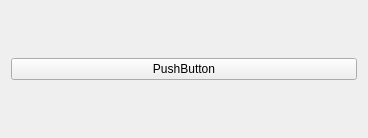
<?xml version="1.0" encoding="UTF-8"?>
<ui version="4.0">
 <class>ClientField</class>
 <widget class="QWidget" name="ClientField">
  <property name="geometry">
   <rect>
    <x>0</x>
    <y>0</y>
    <width>368</width>
    <height>138</height>
   </rect>
  </property>
  <property name="windowTitle">
   <string>Form</string>
  </property>
  <layout class="QGridLayout" name="gridLayout">
   <item row="0" column="0">
    <widget class="QPushButton" name="pushButton">
     <property name="text">
      <string>PushButton</string>
     </property>
    </widget>
   </item>
  </layout>
 </widget>
 <resources/>
 <connections/>
</ui>
